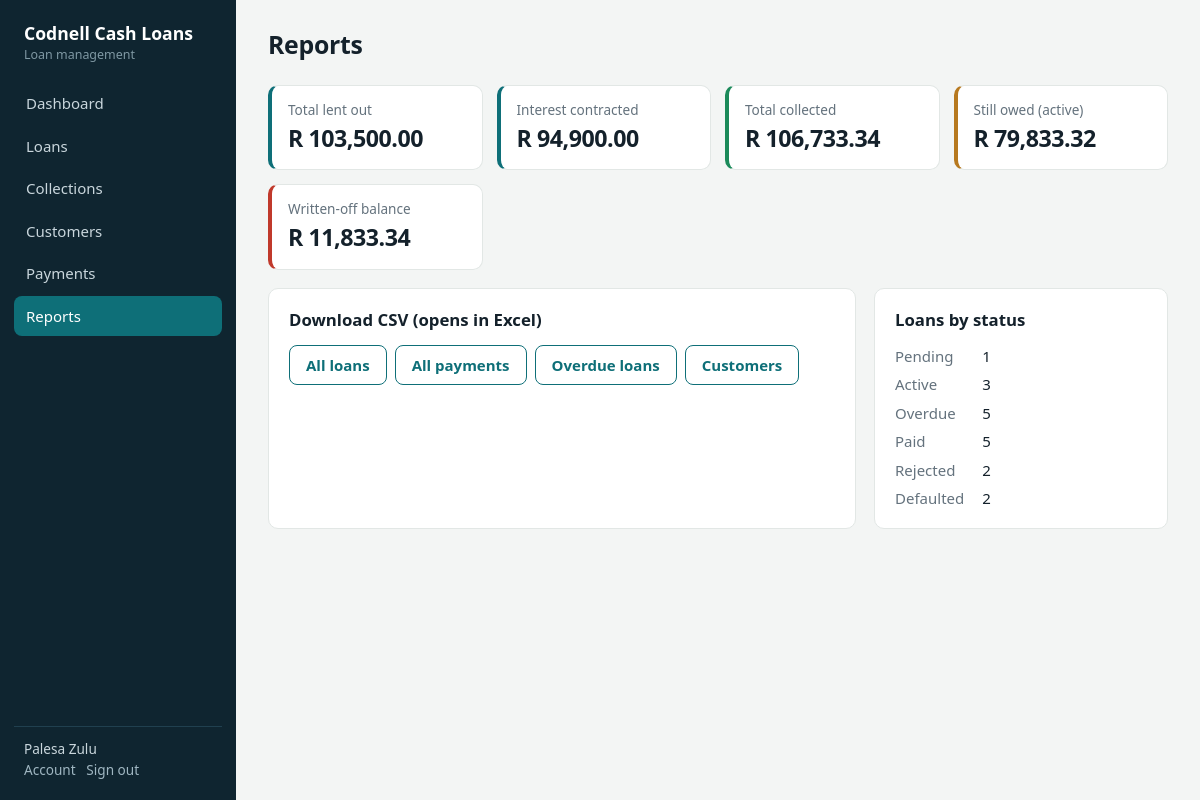
The page /reports (signed in) on the database its author committed.
### models.py (models this page shows, shortened)
class User(UserMixin, db.Model):
    id = db.Column(db.Integer, primary_key=True)
    email = db.Column(db.String(120), unique=True, nullable=False)
    name = db.Column(db.String(80), nullable=False, default='')
    password_hash = db.Column(db.String(255), nullable=False)
    role = db.Column(db.String(20), default='staff')          # owner | staff
    permissions = db.Column(db.Text, default='')
    active = db.Column(db.Boolean, default=True)
    must_change = db.Column(db.Boolean, default=False)
    created_at = db.Column(db.DateTime, default=datetime.utcnow)
    @property
    def is_active(self):
        return bool(self.active)
    def can(self, perm):
        return self.active and (self.role == 'owner' or perm in (self.permissions or '').split(','))
    @property
    def is_owner(self):
        return self.role == 'owner'
    @property
    def display(self):
        return self.name or self.email

class Loan(db.Model):
    id = db.Column(db.Integer, primary_key=True)
    reference = db.Column(db.String(20), unique=True)
    customer_id = db.Column(db.Integer, db.ForeignKey('customer.id'), nullable=False)
    principal = db.Column(db.Float, nullable=False)
    monthly_rate = db.Column(db.Float, nullable=False)        # flat % of principal per month
    term_months = db.Column(db.Integer, nullable=False)
    purpose = db.Column(db.String(200))
    status = db.Column(db.String(20), default='pending')      # pending|active|paid|rejected|defaulted
    note = db.Column(db.String(255))
    created_at = db.Column(db.DateTime, default=datetime.utcnow)
    created_by_id = db.Column(db.Integer, db.ForeignKey('user.id'))
    decided_at = db.Column(db.DateTime)
    decided_by_id = db.Column(db.Integer, db.ForeignKey('user.id'))
    start_date = db.Column(db.Date)
    created_by = db.relationship('User', foreign_keys=[created_by_id])
    decided_by = db.relationship('User', foreign_keys=[decided_by_id])
    installments = db.relationship('Installment', backref='loan', order_by='Installment.number',
                                   cascade='all, delete-orphan')
    payments = db.relationship('Payment', backref='loan', order_by='Payment.id.desc()',
                               cascade='all, delete-orphan')
    @property
    def total_interest(self):
        return round(self.principal * self.monthly_rate / 100 * self.term_months, 2)
    @property
    def balance(self):
        if not self.installments:
            return self.total_repayment if self.status in ('pending', 'active') else 0
        return round(sum(i.outstanding for i in self.installments), 2)
    @property
    def overdue_items(self):
        if self.status != 'active':
            return []
        return [i for i in self.installments if i.outstanding > 0 and i.due_date < date.today()]
    @property
    def display_status(self):
        return 'overdue' if self.overdue_items else self.status

### app.py (the view)
@app.route('/reports')
@need('reports')
def reports():
    loans_ = Loan.query.all()
    disbursed = [l for l in loans_ if l.start_date]
    return render_template('reports.html',
                           disbursed=sum(l.principal for l in disbursed),
                           interest=sum(l.total_interest for l in disbursed),
                           collected=db.session.query(func.coalesce(func.sum(Payment.amount), 0)).scalar(),
                           book=sum(l.balance for l in loans_ if l.status == 'active'),
                           written_off=sum(l.balance for l in loans_ if l.status == 'defaulted'),
                           counts={s: sum(1 for l in loans_ if l.display_status == s) for s in STATUSES})

### app.py (called while the page is built)
@login_manager.user_loader
def load_user(uid):
    return db.session.get(User, int(uid))

def csrf_token():
    if '_csrf' not in session:
        session['_csrf'] = secrets.token_hex(16)
    return session['_csrf']

@app.before_request
def guard():
    if request.method == 'POST':
        if not session.get('_csrf') or session['_csrf'] != request.form.get('_csrf'):
            abort(400, 'Your session expired. Go back, refresh the page and try again.')
    if (current_user.is_authenticated and current_user.must_change
            and request.endpoint not in ('profile', 'logout', 'static')):
        return redirect(url_for('profile'))

def need(perm=None):
    def deco(f):
        @wraps(f)
        @login_required
        def inner(*a, **k):
            if perm and not current_user.can(perm):
                flash("You don't have access to that page.", 'error')
                return redirect(url_for('dashboard'))
            return f(*a, **k)
        return inner
    return deco

### models.py (called while the page is built)
    @property
    def outstanding(self):
        return round(max(self.amount - (self.paid or 0), 0), 2)

### templates/reports.html
{% extends 'base.html' %}{% set page = 'reports' %}{% block title %}Reports{% endblock %}
{% block content %}
<div class="top"><h1>Reports</h1></div>
<div class="kpis"><div class="kpi"><span>Total lent out</span><b>{{ disbursed|money }}</b></div><div class="kpi"><span>Interest contracted</span><b>{{ interest|money }}</b></div>
<div class="kpi ok"><span>Total collected</span><b>{{ collected|money }}</b></div><div class="kpi warn"><span>Still owed (active)</span><b>{{ book|money }}</b></div>
<div class="kpi bad"><span>Written-off balance</span><b>{{ written_off|money }}</b></div></div>
<div class="cols"><div class="card"><h2>Download CSV (opens in Excel)</h2><div class="row-actions">
{% for k, label in [('loans','All loans'),('payments','All payments'),('overdue','Overdue loans'),('customers','Customers')] %}<a class="btn ghost" href="{{ url_for('report_csv', kind=k) }}">{{ label }}</a>{% endfor %}</div></div>
<div class="card"><h2>Loans by status</h2><dl>{% for s, n in counts.items() %}<dt>{{ s|title }}</dt><dd>{{ n }}</dd>{% endfor %}</dl></div></div>{% endblock %}

### templates/base.html (shortened to what this page needs)
<!doctype html>
<html lang="en"><head><meta charset="utf-8"><meta name="viewport" content="width=device-width,initial-scale=1">
<link rel="stylesheet" href="{{ url_for('static', filename='style.css') }}"></head>
<body class="{{ '' if current_user.is_authenticated else 'bare' }}">
{% if current_user.is_authenticated %}
<aside class="side">
  <div class="brand">{{ COMPANY }}<small>Loan management</small></div>
  <nav>
    {% set items = [('dashboard','Dashboard','dashboard',None),('loans','Loans','loans',None),('collections','Collections','collections',None),
      ('customers','Customers','customers',None),('payments','Payments','payments','payments'),('reports','Reports','reports','reports'),('users','Staff','users','users'),
      ('audit','Audit trail','audit','@owner')] %}
    {% for ep, label, key, perm in items %}{% if not perm or (perm == '@owner' and current_user.is_owner) or (perm != '@owner' and current_user.can(perm)) %}
    <a href="{{ url_for(ep) }}" class="{{ 'on' if page == key else '' }}">{{ label }}</a>{% endif %}{% endfor %}
  </nav>
  <div class="me">{{ current_user.display }}<br><a href="{{ url_for('profile') }}">Account</a> &nbsp;
    <form method="post" action="{{ url_for('logout') }}" style="display:inline"><input type="hidden" name="_csrf" value="{{ csrf_token() }}"><button>Sign out</button></form></div>
</aside>
<main class="main"><label for="nav-toggle" class="menu" aria-label="Menu">&#9776;</label>
{% else %}<main>{% endif %}
{% block content %}{% endblock %}
</main>
</body></html>

### static/style.css (style rules this page uses)
:root { --bg:#f3f5f4;--card:#fff;--ink:#14212b;--mut:#64727d;--line:#e2e7e5;--pri:#0e6f78;--pri-d:#0a555c;--pri-l:#dff0f1;--side:#0f2530; --ok:#1b8a5a;--ok-l:#dcf3e8;--warn:#b7791f;--warn-l:#fdf0d5;--bad:#c0392b;--bad-l:#fbe3df;--gray-l:#e9eceb;--r:10px }
* { box-sizing:border-box }
body { margin:0;background:var(--bg);color:var(--ink);font:15px/1.5 "Segoe UI",system-ui,-apple-system,Roboto,sans-serif }
a { color:var(--pri);text-decoration:none }
h1 { font-size:1.55rem;margin:0;letter-spacing:-.01em }
h2 { font-size:1.05rem;margin:0 0 .8rem }
.num,td.r,.kpi b { font-variant-numeric:tabular-nums }
.side { position:fixed;inset:0 auto 0 0;width:236px;background:var(--side);color:#c9d6dc;padding:20px 14px;display:flex;flex-direction:column;z-index:20;transition:transform .2s }
.brand { color:#fff;font-weight:700;font-size:1.1rem;padding:0 10px 18px }
.brand small { display:block;color:#7f98a3;font-weight:400;font-size:.78rem }
.side nav a { display:block;color:#c9d6dc;padding:9px 12px;border-radius:8px;margin-bottom:2px }
.side nav a.on { background:var(--pri);color:#fff }
.me { margin-top:auto;border-top:1px solid #20404f;padding:12px 10px 0;font-size:.85rem }
.me a,.me button { color:#9fb6c1;background:none;border:0;padding:0;font:inherit;cursor:pointer }
.main { margin-left:236px;padding:26px 32px 60px;max-width:1240px }
.top { display:flex;justify-content:space-between;align-items:center;gap:12px;margin-bottom:22px;flex-wrap:wrap }
.card { background:var(--card);border:1px solid var(--line);border-radius:var(--r);padding:18px 20px;margin-bottom:18px }
.cols { display:grid;grid-template-columns:2fr 1fr;gap:18px }
.kpis { display:grid;grid-template-columns:repeat(auto-fit,minmax(170px,1fr));gap:14px;margin-bottom:18px }
.kpi { background:var(--card);border:1px solid var(--line);border-radius:var(--r);padding:14px 16px;border-left:4px solid var(--pri) }
.kpi span { color:var(--mut);font-size:.85rem;display:block }
.kpi b { font-size:1.45rem;letter-spacing:-.02em }
.kpi.bad { border-left-color:var(--bad) }
.kpi.warn { border-left-color:var(--warn) }
.kpi.ok { border-left-color:var(--ok) }
.btn { display:inline-block;background:var(--pri);color:#fff;border:1px solid var(--pri);padding:8px 16px;border-radius:8px;font:inherit;font-weight:600;cursor:pointer }
.btn.ghost { background:#fff;color:var(--pri) }
dl { display:grid;grid-template-columns:auto 1fr;gap:6px 18px;margin:0 }
dt { color:var(--mut) }
dd { margin:0;font-weight:500 }
.row-actions { display:flex;gap:8px;flex-wrap:wrap;align-items:center }

### rows shown on the page
User: display "Palesa Zulu"
Loan: status "Defaulted", n "2"

### other values the page prints
{{ COMPANY }} "Codnell Cash Loans"
{{ label }} "Dashboard" "Loans" "Collections" "Customers" "Payments" "Reports"
{{ disbursed|money }} "R 103,500.00"
{{ interest|money }} "R 94,900.00"
{{ collected|money }} "R 106,733.34"
{{ book|money }} "R 79,833.32"
{{ written_off|money }} "R 11,833.34"
{{ label }} "All loans" "All payments" "Overdue loans" "Customers"
{{ s|title }} "Pending" "Active" "Overdue" "Paid" "Rejected"
{{ n }} "1" "3" "5" "5" "2"
